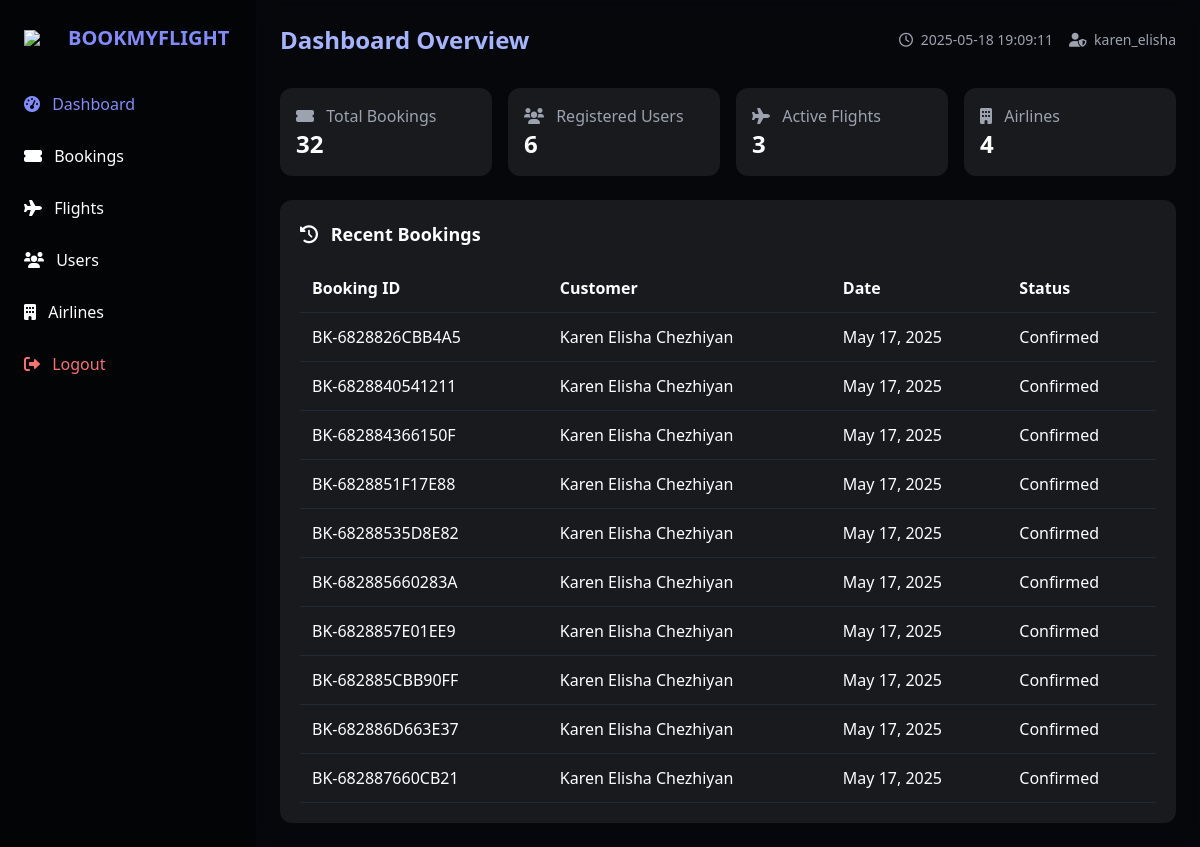
The app's page /admin-dashboard.php (signed in) with its own data.
### tables this page shows
CREATE TABLE `bookings` (
  `booking_id` int(11) NOT NULL,
  `booking_reference` varchar(20) NOT NULL,
  `user_id` int(11) NOT NULL,
  `flight_id` int(11) NOT NULL,
  `booking_date` datetime NOT NULL,
  `travel_date` date NOT NULL,
  `num_passengers` int(11) NOT NULL,
  `total_amount` decimal(10,2) NOT NULL,
  `contact_email` varchar(100) NOT NULL,
  `contact_phone` varchar(20) NOT NULL,
  `booking_status` enum('Pending','Confirmed','Cancelled') NOT NULL DEFAULT 'Pending',
  `payment_status` enum('Pending','Completed','Failed','Refunded') NOT NULL DEFAULT 'Pending',
  `payment_method` varchar(50) DEFAULT NULL,
  `created_at` datetime NOT NULL,
  `updated_at` datetime NOT NULL,
  `payment_details` varchar(255) DEFAULT NULL
);

CREATE TABLE `users` (
  `user_id` int(11) NOT NULL,
  `full_name` varchar(100) NOT NULL,
  `email` varchar(100) NOT NULL,
  `phone` varchar(15) NOT NULL,
  `password` varchar(255) NOT NULL,
  `member_since` timestamp NOT NULL DEFAULT current_timestamp(),
  `loyalty_points` int(11) DEFAULT 0,
  `loyalty_tier` enum('Bronze','Silver','Gold','Platinum') DEFAULT 'Bronze',
  `created_at` timestamp NULL DEFAULT current_timestamp()
);

### admin-dashboard.php (the view, shortened to what this page needs)
<?php
require_once 'db_connect.php';
$bookings_count = $mysqli->query("SELECT COUNT(*) FROM bookings")->fetch_row()[0];
$users_count = $mysqli->query("SELECT COUNT(*) FROM users")->fetch_row()[0];
$flights_count = $mysqli->query("SELECT COUNT(*) FROM flights")->fetch_row()[0];
$airlines_count = $mysqli->query("SELECT COUNT(*) FROM airlines")->fetch_row()[0];
$recent_bookings_result = $mysqli->query("SELECT b.*, u.full_name
                                      FROM bookings b
                                      JOIN users u ON b.user_id = u.user_id
                                      ORDER BY b.created_at DESC LIMIT 10");
$recent_bookings = $recent_bookings_result->fetch_all(MYSQLI_ASSOC);
$active_section = isset($_GET['section']) ? $_GET['section'] : 'dashboard';
?>
<!DOCTYPE html>
<html lang="en">
<head>
  <script src="https://cdn.tailwindcss.com"></script>
  <link rel="stylesheet" href="https://cdnjs.cloudflare.com/ajax/libs/font-awesome/6.0.0/css/all.min.css">
</head>
<body class="bg-gray-900 text-white min-h-screen flex">
  <aside class="sidebar w-64 p-6 hidden md:block">
    <div class="flex items-center mb-8">
      <img src="https://img.icons8.com/ios-filled/50/ffffff/airplane-mode-on.png" class="w-8 mr-3">
      <h1 class="text-xl font-bold text-indigo-400">BOOKMYFLIGHT</h1>
    </div>
    <nav class="space-y-3">
      <a href="?section=dashboard" class="block nav-item py-2 <?= $active_section === 'dashboard' ? 'text-indigo-400' : '' ?>">
        <i class="fas fa-tachometer-alt mr-2"></i> Dashboard
      </a>
      <a href="?section=bookings" class="block nav-item py-2 <?= $active_section === 'bookings' ? 'text-indigo-400' : '' ?>">
        <i class="fas fa-ticket-alt mr-2"></i> Bookings
      </a>
      <a href="?section=flights" class="block nav-item py-2 <?= $active_section === 'flights' ? 'text-indigo-400' : '' ?>">
        <i class="fas fa-plane mr-2"></i> Flights
      </a>
      <a href="?section=users" class="block nav-item py-2 <?= $active_section === 'users' ? 'text-indigo-400' : '' ?>">
        <i class="fas fa-users mr-2"></i> Users
      </a>
      <a href="?section=airlines" class="block nav-item py-2 <?= $active_section === 'airlines' ? 'text-indigo-400' : '' ?>">
        <i class="fas fa-building mr-2"></i> Airlines
      </a>
      <a href="?logout" class="block nav-item py-2 text-red-400 mt-8">
        <i class="fas fa-sign-out-alt mr-2"></i> Logout
      </a>
    </nav>
  </aside>
  <main class="main-content flex-1 p-6 overflow-y-auto">
    <header class="flex justify-between items-center mb-8">
      <h2 class="text-2xl font-bold text-indigo-300">
        <?= ucfirst($active_section) ?> <?= $active_section === 'dashboard' ? 'Overview' : '' ?>
      </h2>
      <div class="flex items-center space-x-4">
        <span class="text-sm text-gray-400">
          <i class="far fa-clock mr-1"></i> <?= date('Y-m-d H:i:s') ?>
        </span>
        <span class="text-sm text-gray-400">
          <i class="fas fa-user-shield mr-1"></i> <?= $_SESSION['admin_username'] ?>
        </span>
      </div>
    </header>
    <section id="dashboardSection" class="section <?= $active_section === 'dashboard' ? 'active' : '' ?>">
      <div class="grid grid-cols-1 md:grid-cols-2 lg:grid-cols-4 gap-4 mb-6">
        <div class="card p-4 rounded-xl">
          <div class="text-gray-400"><i class="fas fa-ticket-alt mr-2"></i> Total Bookings</div>
          <div class="text-2xl font-bold"><?= $bookings_count ?></div>
        </div>
        <div class="card p-4 rounded-xl">
          <div class="text-gray-400"><i class="fas fa-users mr-2"></i> Registered Users</div>
          <div class="text-2xl font-bold"><?= $users_count ?></div>
        </div>
        <div class="card p-4 rounded-xl">
          <div class="text-gray-400"><i class="fas fa-plane mr-2"></i> Active Flights</div>
          <div class="text-2xl font-bold"><?= $flights_count ?></div>
        </div>
        <div class="card p-4 rounded-xl">
          <div class="text-gray-400"><i class="fas fa-building mr-2"></i> Airlines</div>
          <div class="text-2xl font-bold"><?= $airlines_count ?></div>
        </div>
      </div>
        <div class="card p-5 rounded-xl lg:col-span-2">
          <h3 class="text-lg font-semibold mb-4"><i class="fas fa-history mr-2"></i> Recent Bookings</h3>
          <div class="overflow-x-auto">
            <table class="w-full">
              <thead>
                <tr class="border-b border-gray-800 text-left">
                  <th class="p-3">Booking ID</th>
                  <th class="p-3">Customer</th>
                  <th class="p-3">Date</th>
                  <th class="p-3">Status</th>
                </tr>
              </thead>
              <tbody>
                <?php foreach ($recent_bookings as $booking): ?>
                <tr class="table-row border-b border-gray-800">
                  <td class="p-3"><?= $booking['booking_reference'] ?></td>
                  <td class="p-3"><?= $booking['full_name'] ?></td>
                  <td class="p-3"><?= date('M d, Y', strtotime($booking['booking_date'])) ?></td>
                  <td class="p-3">
                    <span class="badge <?=
                      $booking['booking_status'] === 'Confirmed' ? 'badge-success' :
                      ($booking['booking_status'] === 'Pending' ? 'badge-warning' : 'badge-danger')
                    ?>">
                      <?= $booking['booking_status'] ?>
                    </span>
                  </td>
                </tr>
                <?php endforeach; ?>
              </tbody>
            </table>
          </div>
        </div>
    </section>
  </main>
</body>
</html>

### admin-dashboard.php (style rules this page uses)
.sidebar { background: rgba(0, 0, 0, 0.85); }
.main-content { background: rgba(0, 0, 0, 0.7); backdrop-filter: blur(8px); }
.card { background: rgba(255, 255, 255, 0.08); transition: all 0.3s ease; }
.nav-item { transition: color 0.2s ease; }
.section { display: none; opacity: 0; transition: opacity 0.3s ease; }
.section.active { display: block; opacity: 1; }
.badge { @apply px-2 py-1 rounded text-xs; }
.badge-success { @apply bg-green-900 text-green-300; }

### records on screen
bookings: booking_reference "BK-6828826CBB4A5", user.full_name "Karen Elisha Chezhiyan", booking_date "May 17, 2025", booking_status "Confirmed"
bookings: booking_reference "BK-6828840541211", user.full_name "Karen Elisha Chezhiyan", booking_date "May 17, 2025", booking_status "Confirmed"
bookings: booking_reference "BK-682884366150F", user.full_name "Karen Elisha Chezhiyan", booking_date "May 17, 2025", booking_status "Confirmed"
bookings: booking_reference "BK-6828851F17E88", user.full_name "Karen Elisha Chezhiyan", booking_date "May 17, 2025", booking_status "Confirmed"
bookings: booking_reference "BK-68288535D8E82", user.full_name "Karen Elisha Chezhiyan", booking_date "May 17, 2025", booking_status "Confirmed"
bookings: booking_reference "BK-682885660283A", user.full_name "Karen Elisha Chezhiyan", booking_date "May 17, 2025", booking_status "Confirmed"
bookings: booking_reference "BK-6828857E01EE9", user.full_name "Karen Elisha Chezhiyan", booking_date "May 17, 2025", booking_status "Confirmed"
bookings: booking_reference "BK-682885CBB90FF", user.full_name "Karen Elisha Chezhiyan", booking_date "May 17, 2025", booking_status "Confirmed"
bookings: booking_reference "BK-682886D663E37", user.full_name "Karen Elisha Chezhiyan", booking_date "May 17, 2025", booking_status "Confirmed"
bookings: booking_reference "BK-682887660CB21", user.full_name "Karen Elisha Chezhiyan", booking_date "May 17, 2025", booking_status "Confirmed"

### other values on screen
$active_section "Dashboard"
$_SESSION['admin_username'] "karen_elisha"
$bookings_count "32"
$users_count "6"
$flights_count "3"
$airlines_count "4"
